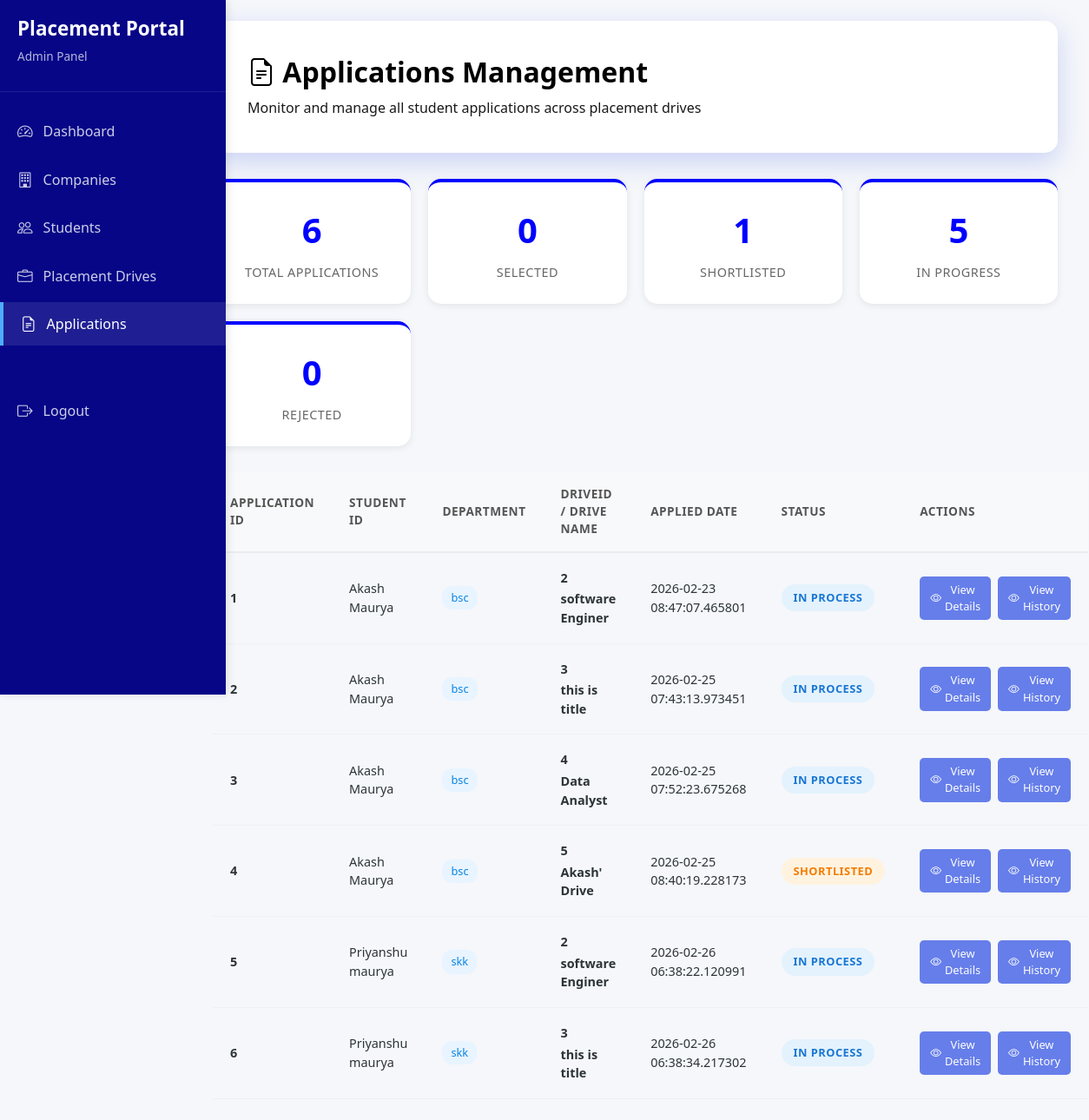
Before: /admin/applications (signed in) with the older database file.
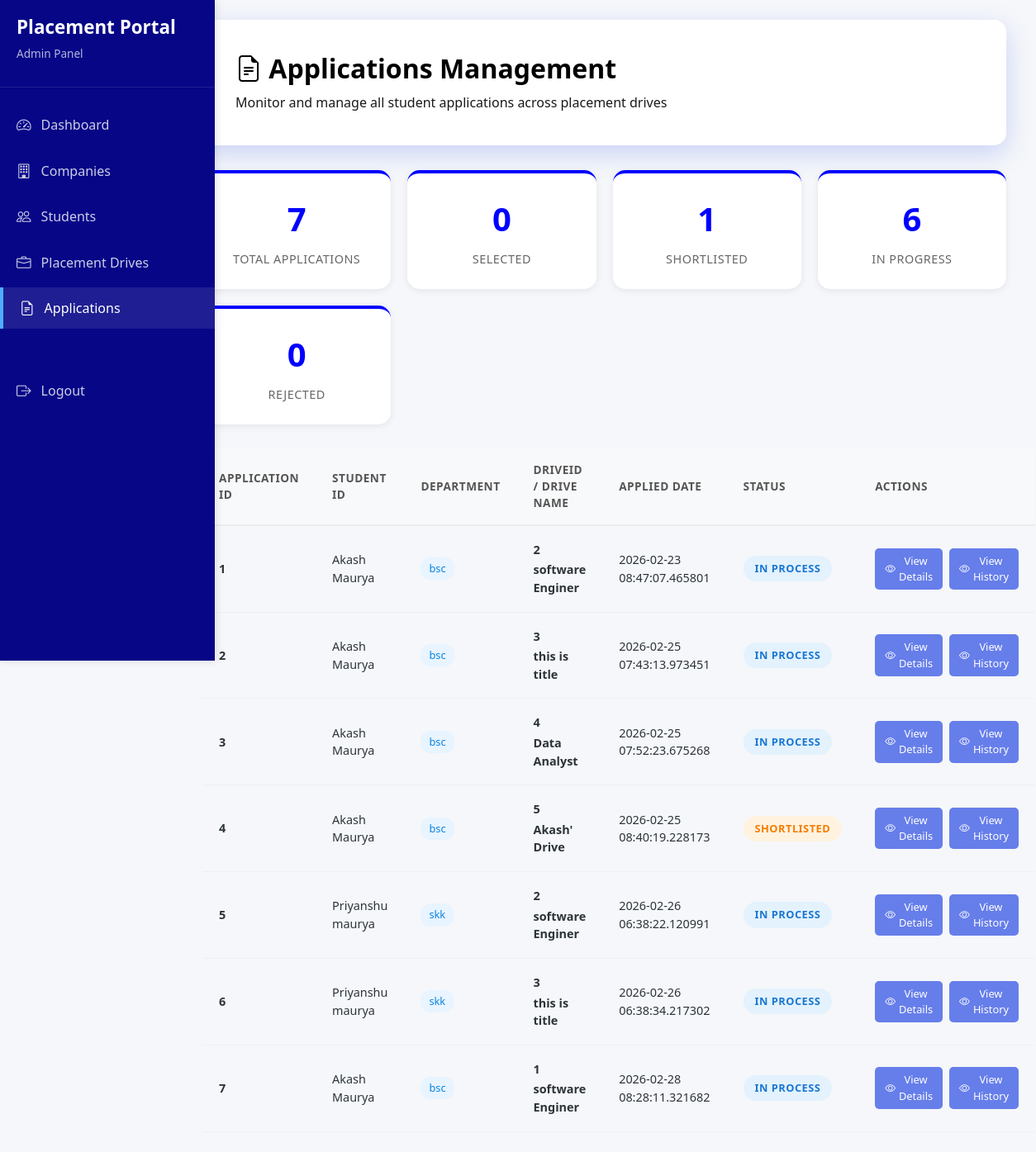
After: the same page with the newer database file.
### portal/models.py (models this page shows)
class Application(db.Model,UserMixin):
    __tablename__ = 'applications'
    id = db.Column(db.Integer , primary_key = True)
    student_id = db.Column(db.Integer,db.ForeignKey('students.id'), nullable = False)
    drive_id = db.Column(db.Integer,db.ForeignKey('placement_drives.id') , nullable = False)
    applied_at = db.Column(db.DateTime,default = datetime.utcnow)
    status = db.Column(db.String(30), nullable = False,default = 'PENDING')#PENDING , SHORTLISTED,SELECTED , REJECTED
    drive = db.relationship('Drive', backref='applications')
    student = db.relationship('Student' , backref = 'students')
    __table_args__ = (
    db.UniqueConstraint('student_id', 'drive_id', name='unique_student_drive'),
)

class Student(db.Model,UserMixin):
    __tablename__ = 'students'
    id = db.Column(db.Integer , primary_key = True)
    user_id = db.Column(db.Integer,db.ForeignKey('users.id') , nullable = False)
    name = db.Column(db.String(50),nullable = False)
    branch = db.Column(db.String(30) )
    cgpa = db.Column(db.Float ,nullable = False)
    resume_path = db.Column(db.String(200),nullable= False)
    is_blacklisted = db.Column(db.Boolean , default = False)

class Drive(db.Model,UserMixin):
    __tablename__ = 'placement_drives'
    id = db.Column(db.Integer , primary_key = True)
    company_id = db.Column(db.Integer,db.ForeignKey('companies.id') , nullable = False)
    job_title = db.Column(db.String(100), nullable = False)
    description = db.Column(db.String(200), nullable = False)
    eligibility = db.Column(db.String(100), nullable = False)
    deadline = db.Column(db.DateTime, nullable = False)
    status = db.Column(db.String(20), nullable = False,default ='APPROVED') #APPROVED,PENDING,CLOSED
    company = db.relationship('Company' , backref = 'companies')

### app.py (the view)
@app.route('/admin/applications')
@login_required
def admin_applications():
    apple = Application.query.all()
    total_application = len(Application.query.all())
    total_pending = len(Application.query.filter_by(status='PENDING').all())
    total_shortlisted = len(Application.query.filter_by(status='SHORTLISTED').all())
    total_rejected = len(Application.query.filter_by(status='REJECTED').all())
    total_selected = len(Application.query.filter_by(status='SELECTED').all())
    return render_template('admin/admin_applications.html',t_a = total_application,
                           t_p = total_pending,t_app = total_selected,
                           t_s = total_shortlisted,
                           t_r = total_rejected,
                           apple = apple)

### app.py (called while the page is built)
@login_manager.user_loader
def load_user(user_id):
    return User.query.get(int(user_id))

### templates/admin/admin_applications.html (shortened to what this page needs)
{% extends "admin/admin_base.html" %}
{% block content %}
<div class="header">
    <h1><i class="bi bi-file-earmark-text"></i> Applications Management</h1>
    <p>Monitor and manage all student applications across placement drives</p>
</div>
<div class="stats">
    <div class="stat hov">
        <div class="stat-number">{{t_a}}</div>
        <div class="stat-label">Total Applications</div>
    </div>
    <div class="stat hov applied">
        <div class="stat-number">{{t_app}}</div>
        <div class="stat-label">Selected</div>
    </div>
    <div class="stat hov shortlisted">
        <div class="stat-number">{{t_s}}</div>
        <div class="stat-label">Shortlisted</div>
    </div>
    <div class="stat hovr selected">
        <div class="stat-number">{{t_p}}</div>
        <div class="stat-label">In Progress</div>
    </div>
    <div class="stat hovr rejected">
        <div class="stat-number">{{t_r}}</div>
        <div class="stat-label">Rejected</div>
    </div>
</div>
<div id="tableView">
    <table class="app-tab">
        <thead>
            <tr>
                <th>Application ID</th>
                <th>Student ID</th>
                <th>Department</th>
                <th>DriveID / Drive Name</th>
                <th>Applied Date</th>
                <th>Status</th>
                <th>Actions</th>
            </tr>
        </thead>
        <tbody>
            {% for a in apple %}
            <tr>
                <td><strong>{{a.id}}</strong></td>
                <td>
                    <div class="s-cell">
                        <div class="stud-deta">
                            <div class="student-name">{{a.student.name}}</div>
                        </div>
                    </div>
                </td>
                <td>
                    <span class="dept-badge">{{a.student.branch}}</span>
                </td>
                <td>
                    <div class="d-info">
                        <div class="drive-title-sm">{{a.drive_id}}</div>
                        <div class="drive-title-sm">{{a.drive.job_title}}</div>
                    </div>
                </td>
                <td>{{a.applied_at}}</td>
                <td>
                    {% if a.status == 'SHORTLISTED' %}
                    <span class="status-badge status-shortlisted">Shortlisted</span>
                    {% elif a.status == 'SELECTED' %}
                    <span class="status-badge status-selected">Selected</span>
                    {% elif a.status == 'REJECTED' %}
                    <span class="status-badge status-rejected">Rejected</span>
                    {% else %}
                    <span class="status-badge status-applied">In Process</span>
                    {% endif %}
                </td>
                <td>
                    <div class="t-a">
                        <a href="{{url_for('student_details' ,student_id = a.student_id)}}">
                            <button class="btn-sm btn-view">
                                <i class="bi bi-eye"></i> View Details
                            </button>
                        </a>
                        <a href="{{url_for('history_ad' , student_id = a.student_id)}}">
                            <button class="btn-sm btn-view">
                                <i class="bi bi-eye"></i> View History
                            </button>
                        </a>
                    </div>
                </td>
            </tr>
            {% endfor %}
        </tbody>
    </table>
</div>
{% endblock %}

Changed rows visible on the page:
added Application: id "7", student.name "Akash Maurya", student.branch "bsc", drive_id "1", drive.job_title "software Enginer", applied_at "2026-02-28 08:28:11.321682", status "IN PROCESS"
Other visible differences:
{{ t_a }}: "6" → "7"
{{ t_p }}: "5" → "6"
